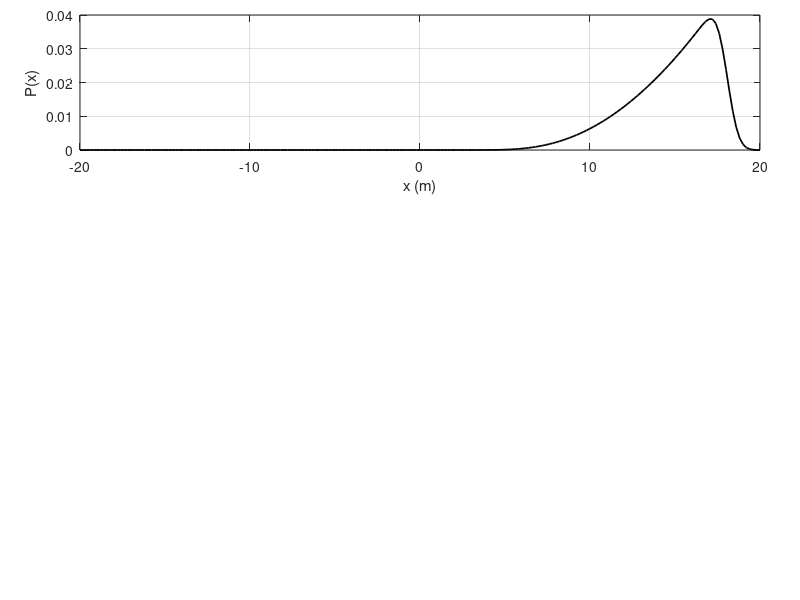

Here is the MATLAB script that generated this plot: (Note: this script raises an error after producing the figure.)
isdev = 0;                  % 0=use knowledge of data stdev; 1=estimate data stdev
B     = 0.99;               % Percent for CIs
xtrue = [5.2, 15.7, -5.1];  % true source location
sdev  = 2e-5;               % data std dev (puts errors on dobs)
v     = 1485;               % water sound velocity

Nhyd = 7;      % Number of hydrophones

xh(1,:) = [ -1.04, -0.10,  0.23 ];    % Our outside HPs
xh(2,:) = [ -2.17,  0.40, -0.25 ];   
xh(3,:) = [ -2.56,  0.12, -1.39 ];   
xh(4,:) = [ -1.74,  0.05, -1.63 ];    %Ch 21
xh(5,:) = [  0.53,  0.07, -1.42 ];    %Ch 22
xh(6,:) = [  0.52, -0.11, -0.40 ];    %Ch 23
xh(7,:) = [  0.85,  0.16, -0.19 ];    %Ch 24

%rng(2637)   % set random number generator

%------------------------------------------------------------------------------
%  Compute (simulated) observed data (h/ph 1 is reference)
%------------------------------------------------------------------------------

Ndat = Nhyd-1;          % Number of data
dobs = zeros(Ndat,1);

r1 = sqrt((xtrue(1)-xh(1,1))^2+(xtrue(2)-xh(1,2))^2+(xtrue(3)-xh(1,3))^2);
for i=2:Nhyd
   r = sqrt((xtrue(1)-xh(i,1))^2+(xtrue(2)-xh(i,2))^2+(xtrue(3)-xh(i,3))^2);
   dobs(i-1) = (r-r1)/v+randn*sdev;
end

%------------------------------------------------------------------------------
%  Set up search grid in x, y, z
%------------------------------------------------------------------------------

x0 = -20;   % -20 to 20 by .2 m
dx = 0.2;
Nx = 201;
xgrid = x0+(0:Nx-1)*dx;
    
y0 = -50;      % -50 to 50 by .25 m
dy = 0.25;
Ny = 401;
ygrid = y0+(0:Ny-1)*dy; 
    
z0 = 0;      % 0 to -24 by .25 m
dz = -0.25;
Nz = 101;
zgrid = z0+(0:Nz-1)*dz; 
 
%------------------------------------------------------------------------------
%  Compute sum-of-squared-misft (ssq) on grid (vectorized over x)
%------------------------------------------------------------------------------
    
ssq = zeros(Nx,Ny,Nz);
r1  = zeros(Nx,1);
r   = zeros(Nx,1);
    
for iy=1:Ny
    for iz=1:Nz   
        r1 = sqrt((xgrid-xh(1,1)).^2+(ygrid(iy)-xh(1,2))^2+(zgrid(iz)-xh(1,3)).^2)';            
        for i=2:Nhyd
            r = sqrt((xgrid-xh(i,1)).^2+(ygrid(iy)-xh(i,2))^2+(zgrid(iz)-xh(i,3)).^2)';
            ssq(:,iy,iz) = ssq(:,iy,iz)+((r-r1)/v-dobs(i-1)).^2;
        end
    end
end

%------------------------------------------------------------------------------
%  Compute normalized PPD 
%------------------------------------------------------------------------------

if (isdev == 1)
    sdest = sqrt(min(min(min(ssq)))/Ndat)   % Estimate std dev from residuals
else
    sdest = sdev;
end

L   = exp(-ssq./(2*sdest^2));            % unormalized likelihood
PPD = L./sum(sum(sum(L)));               % normalized PPD
   
%------------------------------------------------------------------------------
%  Compute 1D marginal probability distributions in x, y, z.
%------------------------------------------------------------------------------

Px = zeros(Nx,1);
for ix=1:Nx
    Px(ix) = sum(sum(PPD(ix,:,:)));
end
Px = Px/sum(Px);

Py = zeros(Ny,1);
for iy=1:Ny
    Py(iy) = sum(sum(PPD(:,iy,:)));
end
Py = Py/sum(Py);

Pz = zeros(Nz,1);
for iz=1:Nz
    Pz(iz) = sum(sum(PPD(:,:,iz)));
end
Pz = Pz/sum(Pz);

%------------------------------------------------------------------------------
%  Find location of 3-D maximum probability estimate
%------------------------------------------------------------------------------

ixmax = 1; 
iymax = 1;
izmax = 1;
Pmax  = -1000;
for iy=1:Ny
    for iz=1:Nz
        [Ptry ixtry] = max(squeeze(PPD(:,iy,iz)));
        if (Ptry > Pmax)
            Pmax = Ptry;
            ixmax = ixtry;
            iymax = iy;
            izmax = iz;
        end
    end
end
xopt = xgrid(ixmax);
yopt = ygrid(iymax);
zopt = zgrid(izmax);

%------------------------------------------------------------------------------
%  Compute standard deviations of optimal estimates
%------------------------------------------------------------------------------

sdx = 0;
for ix=1:Nx
    sdx = sdx+(xopt-xgrid(ix))^2*Px(ix);
end
sdx = sqrt(sdx);

sdy = 0;
for iy=1:Ny
    sdy = sdy+(yopt-ygrid(iy))^2*Py(iy);
end
sdy = sqrt(sdy);

sdz = 0;
for iz=1:Nz
    sdz = sdz+(zopt-zgrid(iz))^2*Pz(iz);
end
sdz = sqrt(sdz);


%------------------------------------------------------------------------------
%  Compute B% highest-probability density credibility intervas
%------------------------------------------------------------------------------
    
iCItry = zeros(Nx-1,2);    %  CI for x
itry  = 1;
for istart=1:Nx-1
    for iend=istart+1:Nx
        Psum = sum(Px(istart:iend));
       if (Psum >= B)
            iCItry(itry,1) = istart;
            iCItry(itry,2) = iend;            
            break
       end
    end
    if (Psum < B)
        iCItry(itry,1) = 1;
        iCItry(itry,2) = Nx; 
    end
    itry = itry+1;
end
[CImin,imin] = min(iCItry(:,2)-iCItry(:,1));
CIx1 = xgrid(iCItry(imin,1));
CIx2 = xgrid(iCItry(imin,2));
CIx = sum(Px(iCItry(imin,1):iCItry(imin,2)));

iCItry = zeros(Ny-1,2);    %  CI for y
itry  = 1;
for istart=1:Ny-1
    for iend=istart+1:Ny
        Psum = sum(Py(istart:iend));
       if (Psum >= B)
            iCItry(itry,1) = istart;
            iCItry(itry,2) = iend;            
            break
       end
    end
    if (Psum < B)
        iCItry(itry,1) = 1;
        iCItry(itry,2) = Ny; 
    end
    itry = itry+1;
end
[CImin,imin] = min(iCItry(:,2)-iCItry(:,1));
CIy1 = ygrid(iCItry(imin,1));
CIy2 = ygrid(iCItry(imin,2));
CIy  = sum(Py(iCItry(imin,1):iCItry(imin,2)));

iCItry = zeros(Nz-1,2);     %  CI for z
itry  = 1;
for istart=1:Nz-1
    for iend=istart+1:Nz
        Psum = sum(Pz(istart:iend));
       if (Psum >= B)
            iCItry(itry,1) = istart;
            iCItry(itry,2) = iend;            
            break
       end
    end
    if (Psum < B)
        iCItry(itry,1) = 1;
        iCItry(itry,2) = Nz; 
    end
    itry = itry+1;
end
[CImin,imin] = min(iCItry(:,2)-iCItry(:,1));
CIz1 = zgrid(iCItry(imin,1));
CIz2 = zgrid(iCItry(imin,2));
CIz  = sum(Pz(iCItry(imin,1):iCItry(imin,2)));    

%------------------------------------------------------------------------------
%  Compute 2D Marginals
%------------------------------------------------------------------------------

Pxy = zeros(Nx,Ny);
for iy=1:Ny
    Pxy(:,iy) = sum(PPD(:,iy,:),3);
end
Pxy = Pxy/sum(sum(Pxy));

Pxz = zeros(Nx,Nz);
for iz=1:Nz
    Pxz(:,iz) = sum(PPD(:,:,iz),2);
end
Pxz = Pxz/sum(sum(Pxz));

Pyz = zeros(Ny,Nz);
for iz=1:Nz
    Pyz(:,iz) = sum(PPD(:,:,iz),1);
end
Pyz = Pyz/sum(sum(Pyz));

%------------------------------------------------------------------------------
%  Plot 1D Marginals with credibility intervals
%------------------------------------------------------------------------------

figure(1)

x0 = .1;
y0 = .1;
xw = .85;
yw = .225;
xs = .08;
ys = .1;

lwd       = 1.25;
fontsize  = 12;
  
subplot('position',[x0,y0+2*(yw+ys),xw,yw])
plot(xgrid,Px,'k','LineWidth',lwd); grid
xlabel('x (m)');
ylabel('P(x)');
hold on
plot([xtrue(1) xtrue(1)],[0 0],'rX','MarkerSize',10,'LineWidth',2)
plot([xopt xopt],[0 0],'kX','MarkerSize',10,'LineWidth',2)
plot([CIx1 CIx1],ylim,'k:','LineWidth',2)
plot([CIx2 CIx2],ylim,'k:','LineWidth',2)
hold off

subplot('position',[x0,y0+1*(yw+ys),xw,yw]) 
plot(ygrid,Py,'k','LineWidth',lwd); grid
xlabel('y (m)');
ylabel('P(y)');
hold on
plot([xtrue(2) xtrue(2)],[0 0],'rX','MarkerSize',10,'LineWidth',2)
plot([yopt yopt],[0 0],'kX','MarkerSize',10,'LineWidth',2)
plot([CIy1 CIy1],ylim,'k:','LineWidth',2)
plot([CIy2 CIy2],ylim,'k:','LineWidth',2)
hold off

subplot('position',[x0,y0+0*(yw+ys),xw,yw]) 
plot(zgrid,Pz,'k','LineWidth',lwd); grid
xlabel('z (m)');
ylabel('P(z)');
hold on
plot([xtrue(3) xtrue(3)],[0 0],'rX','MarkerSize',10,'LineWidth',2)
plot([zopt zopt],[0 0],'kX','MarkerSize',10,'LineWidth',2)
plot([CIz1 CIz1],ylim,'k:','LineWidth',2)
plot([CIz2 CIz2],ylim,'k:','LineWidth',2)
hold off

axh = findobj(gcf); % get the handles associated with the current figure
allaxes  = findall(axh,'Type','axes');
alllines = findall(axh,'Type','line');
alltext  = findall(axh,'Type','text');
set(allaxes,'FontName','Arial','LineWidth',lwd,'FontSize',fontsize);
%set(alllines,'Linewidth',linewidth);
set(alltext,'FontName','Arial','FontSize',fontsize);
set(allaxes,'TickDir','out');

%------------------------------------------------------------------------------
%  Plot 2D Marginals
%------------------------------------------------------------------------------

figure(2)

subplot('position',[x0,y0+2*(yw+ys),xw,yw])    % Plot x-y marginal
imagesc(xgrid,ygrid,Pxy(:,:)'); grid; colorbar
set(gca,'YDir','normal');  % Flip so y increases upward
xlabel('x (m)');
ylabel('y (m)');
hold on
plot([xtrue(1)],[xtrue(2)],'w+','LineWidth',3,'MarkerSize',12)
plot([xtrue(1)],[xtrue(2)],'k+','LineWidth',2,'MarkerSize',8)
hold off

subplot('position',[x0,y0+1*(yw+ys),xw,yw])    % Plot x-z marginal 
imagesc(xgrid,zgrid,Pxz(:,:)'); grid; colorbar
set(gca,'YDir','normal');  % Flip so y increases upward
xlabel('x (m)');
ylabel('z (m)');
hold on
plot([xtrue(1)],[xtrue(3)],'w+','LineWidth',3,'MarkerSize',12)
plot([xtrue(1)],[xtrue(3)],'k+','LineWidth',2,'MarkerSize',8)
hold off

subplot('position',[x0,y0+0*(yw+ys),xw,yw])    % Plot y-z marginal  
imagesc(ygrid,zgrid,Pyz(:,:)'); grid; colorbar
set(gca,'YDir','normal');  % Flip so y increases upward
xlabel('y (m)');
ylabel('z (m)');
hold on
plot([xtrue(2)],[xtrue(3)],'w+','LineWidth',3,'MarkerSize',12)
plot([xtrue(2)],[xtrue(3)],'k+','LineWidth',2,'MarkerSize',8)
hold off

MyNewColorMap = jet;       % Set zero to white; linearly interpolate into jet
iblue = find(ismember(MyNewColorMap, [0 0 1], 'rows'));
yy = [1 0]; 
xx = [1 iblue];
blend = interp1(xx,yy,1:iblue);
for i=1:iblue
   MyNewColorMap(i,:) = [blend(i) blend(i) 1.0000];
end
colormap(MyNewColorMap);





